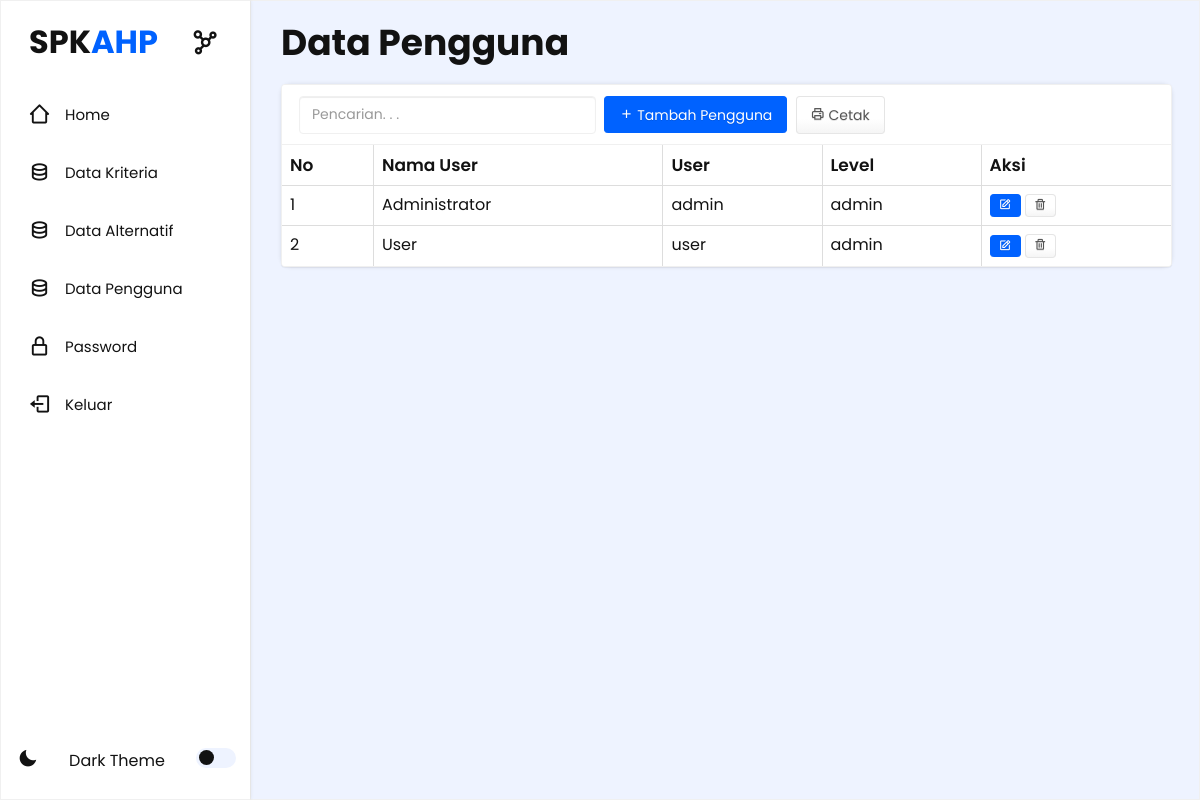
The app's page /halaman_admin.php?m=user (signed in) with its own data.
### tables this page shows
CREATE TABLE `tb_user` (
  `id_user` int(11) NOT NULL,
  `nama_user` varchar(255) DEFAULT NULL,
  `user` varchar(16) DEFAULT NULL,
  `pass` varchar(16) DEFAULT NULL,
  `level` varchar(16) DEFAULT NULL
);

### functions.php (called while the page is built, shortened)
<?php
include 'config.php';
include 'includes/db.php';
$db = new db($config['server'], $config['username'], $config['password'], $config['database_name']);
include 'includes/paging.php';
function is_able($mod)
{
    $role = array(
        'admin' => array(
            'user',
            'alternatif',
            'kriteria',
            'nilai',
            'hitung',
            'password',
            'logout',
        ),
        'user' => array(
            'alternatif',
            'kriteria',
            'nilai',
            'hitung',
            'password',
            'logout',
        ),
        'guest' => array(
            'login',
            'daftar',
        ),
    );
    return in_array($mod, (array) $role[$_SESSION['level']]);
}
function is_hidden($mod)
{
    return (is_able($mod)) ? '' : 'hidden';
}
function esc_field($str)
{
    return addslashes($str);
}

### config.php (called while the page is built)
<?php
$config["server"] = 'localhost';
$config["username"] = 'root';
$config["password"] = '';
$config["database_name"] = 'ahp_per_user';

### includes/paging.php (called while the page is built, shortened)
<?php
class Paging
{
	function get_offset($limit = 1, $page = 1)
	{
		if (empty($page) || $page < 1) {
			$offset = 0;
		} else {
			$offset = ($page - 1) * $limit;
		}
		return $offset;
	}
}

### includes/db.php (called while the page is built, shortened)
<?php
class DB
{
    var $conn = null;
    public function __construct($host, $username, $passwd, $dbname)
    {
        $this->conn = mysqli_connect($host, $username, $passwd, $dbname);
    }
    public function query($sql)
    {
        $query = mysqli_query($this->conn, $sql) or die('<pre>Error mysqli_query: ' . mysqli_error($this->conn) . '<br />' . $sql . '</pre>');
        return $query;
    }
    public function get_results($sql)
    {
        $query = $this->query($sql);
        $arr = array();
        while ($row = mysqli_fetch_object($query)) {
            $arr[] = $row;
        }
        return $arr;
    }
}

### user.php (the view, shortened to what this page needs)
<section class="home section" id="DP">
    <div class="main">
        <div class="main-content">
            <h1>Data Pengguna</h1>
            <div class="box_p" class="<?= is_hidden('user') ?>">
                <div class="panel panel-default">
                    <div class="panel-heading">
                        <form class="form-inline">
                            <div class="form-group">
                                <input class="form-control" type="text" placeholder="Pencarian. . ." name="q" value="<?= $_GET['q'] ?>" />
                            </div>
                            <div class="form-group">
                                <a class="btn btn-primary" href="?m=user_tambah"><span class="bx bx-plus"></span> Tambah Pengguna</a>
                            </div>
                            <div class="form-group">
                                <a class="btn btn-default" href="cetak.php?<?= $_SERVER['QUERY_STRING'] ?>" target="_blank"><span class="bx bx-printer"></span> Cetak</a>
                            </div>
                        </form>
                    </div>
                    <table class="table table-bordered table-hover table-striped">
                        <thead>
                            <tr>
                                <th>No</th>
                                <th>Nama User</th>
                                <th>User</th>
                                <th>Level</th>
                                <th>Aksi</th>
                            </tr>
                        </thead>
                        <?php
                        $q = esc_field($_GET['q']);
                        $pg = new Paging();
                        $limit = 10;
                        $offset = $pg->get_offset($limit, $_GET['page']);
                        $from = "FROM tb_user";
                        $where = "WHERE nama_user LIKE '%$q%'";
                        $rows = $db->get_results("SELECT * $from $where ORDER BY id_user LIMIT $offset, $limit");
                        $no = $offset;
                        foreach ($rows as $row) : ?>
                            <tr>
                                <td><?= ++$no ?></td>
                                <td><?= $row->nama_user ?></td>
                                <td><?= $row->user ?></td>
                                <td><?= $row->level ?></td>
                                <td>
                                    <a class="btn btn-xs btn-primary" href="?m=user_ubah&ID=<?= $row->id_user ?>"><span class="bx bx-edit"></span></a>
                                    <a class="btn btn-xs btn-default" href="aksi.php?act=user_hapus&ID=<?= $row->id_user ?>" onclick="return confirm('Hapus data?')"><span class="bx bx-trash"></span></a>
                                </td>
                            </tr>
                        <?php endforeach ?>
                    </table>
                </div>
            </div>
        </div>
    </div>
</section>

### assets/css/style.css (style rules this page uses)
* { margin: 0; padding: 0; box-sizing: border-box; font-family: "Poppins", sans-serif; --transition: all 0.2s ease; }
:root { --color-white: #fff; --color-black: #121212; --color-bg: #eef3ff; --color-hover: hsla(217, 100%, 50%, 1); --table-color: #f0f0f0; }
.home { position: relative; top: 0; left: 250px; width: calc(100% - 250px); min-height: 100vh; background: var(--color-bg); z-index: 6; transition: var(--transition); }
h1 { position: relative; font-weight: bold; }
.home .main .main-content h1 { font-weight: 700; right: 18px; bottom: 10px; }
.home .main { font-size: 1.5rem; color: #545956; padding-top: 1.5rem; margin-left: 3rem; }
.home .main h1 { color: var(--color-black); }
.home .main .box_p { margin-bottom: 3%; position: relative; right: 18px; border-radius: 10px; background-color: var(--color-white); box-sizing: content-box; box-shadow: 0 0 4px rgba(0, 0, 0, 0.1); width: 99%; top: 4px; }
.section { position: fixed; height: 100%; z-index: 0; overflow-y: auto; overflow-x: hidden; border: 0.5px solid var(--table-color); }
.form-group a { text-decoration: none; }
.btn { display: inline-block; margin-bottom: 0; font-weight: normal; text-align: center; white-space: nowrap; vertical-align: middle; -ms-touch-action: manipulation; touch-action: manipulation; cursor: pointer; background-image: none; border: 1px solid transparent; padding: 8px 14px; font-size: 14px; line-height: 1.42857143; border-radius: 4px; -webkit-user-select: none; -moz-user-select: none; -ms-user-select: none; user-select: none }
.btn-primary { color: #ffffff; background-color: var(--color-hover); border-color: var(--color-hover); background-repeat: no-repeat; -webkit-filter: none; filter: none; border-bottom: var(--color-hover); }
.form-control { display: block; width: 100%; height: 38px; padding: 8px 12px; font-size: 14px; line-height: 1.42857143; background-color: var(--color-white); background-image: none; border: 1px solid var(--table-color); border-radius: 4px; box-shadow: inset 0 1px 1px rgba(0, 0, 0, 0.075); transition: border-color ease-in-out .15s, box-shadow ease-in-out .15s }
.panel { margin-bottom: 0; background-color: var(--color-white); border: 1px solid transparent ; border-radius: 4px; box-shadow: 0 1px 1px rgba(0, 0, 0, 0.05) }
.panel-default { margin-bottom: 15px; border-color: var(--table-color); }
.panel-default>.panel-heading { color: #555555; background-color: var(--color-white); border-color: var(--table-color); }
.table { border-collapse: collapse !important }
.table td, .table th { background-color: var(--color-white) !important }
thead tr th { color: var(--color-black); font-size: 17px; font-weight: 600; }
table tr { color: var(--color-black); }
table tr td { color: var(--color-black); font-size: 16px; }
.btn-xs, .btn-group-xs>.btn { position: relative; padding: 1px 8px; font-size: 13px; line-height: 1.5; border-radius: 4px }
form { position: relative; }
.form-group { position: relative; padding-left: 2px; }
input[type="text"] { color: var(--color-black); }
.form-group .form-control { color: var(--color-black); }

### records on screen
tb_user: nama_user "Administrator", user "admin", level "admin"
tb_user: nama_user "User", user "user", level "admin"
